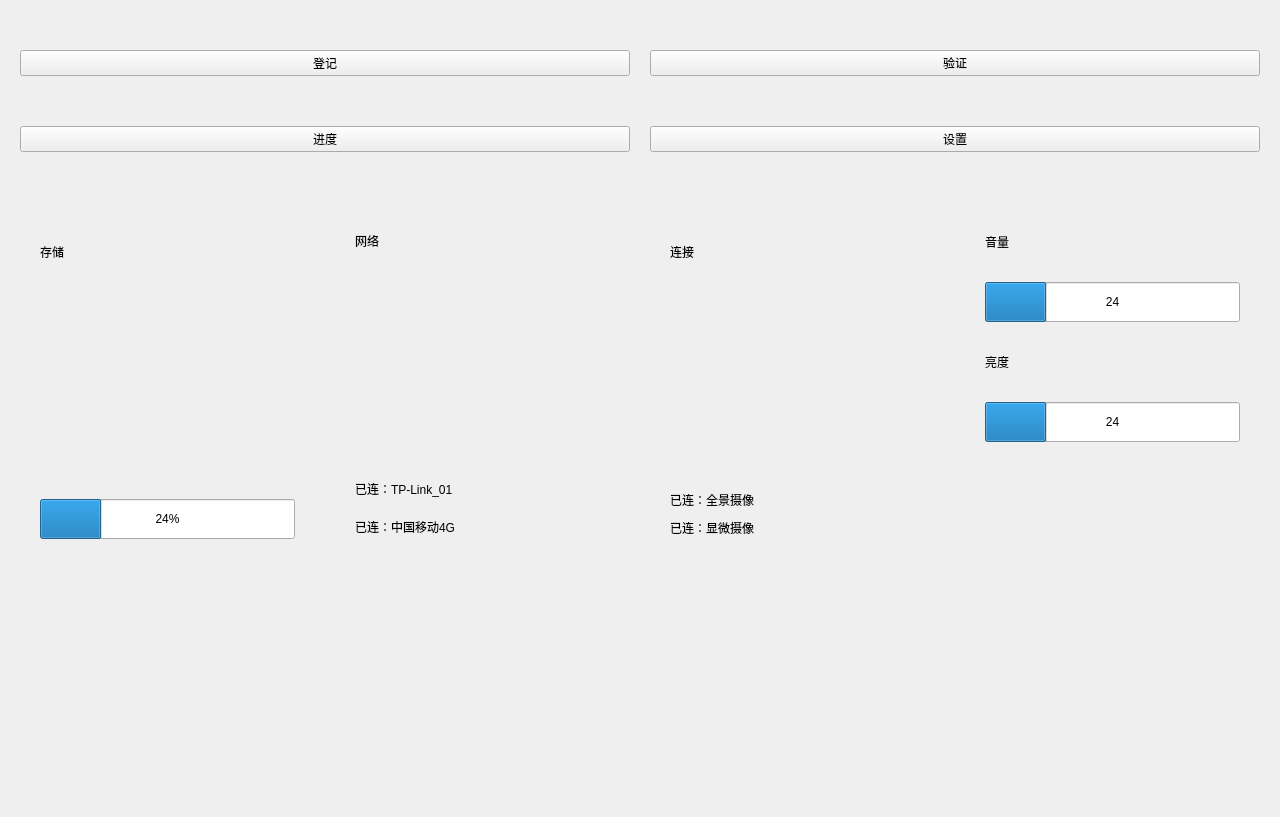
<?xml version="1.0" encoding="UTF-8"?>
<ui version="4.0">
 <class>WgtHomeClass</class>
 <widget class="QWidget" name="WgtHomeClass">
  <property name="geometry">
   <rect>
    <x>0</x>
    <y>0</y>
    <width>1280</width>
    <height>817</height>
   </rect>
  </property>
  <property name="minimumSize">
   <size>
    <width>0</width>
    <height>0</height>
   </size>
  </property>
  <property name="maximumSize">
   <size>
    <width>16777215</width>
    <height>16777215</height>
   </size>
  </property>
  <property name="windowTitle">
   <string>WgtHome</string>
  </property>
  <layout class="QGridLayout" name="gridLayout">
   <property name="leftMargin">
    <number>20</number>
   </property>
   <property name="topMargin">
    <number>50</number>
   </property>
   <property name="rightMargin">
    <number>20</number>
   </property>
   <property name="bottomMargin">
    <number>50</number>
   </property>
   <property name="horizontalSpacing">
    <number>20</number>
   </property>
   <property name="verticalSpacing">
    <number>50</number>
   </property>
   <item row="0" column="0" colspan="2">
    <widget class="QPushButton" name="pushButtonReg">
     <property name="minimumSize">
      <size>
       <width>0</width>
       <height>0</height>
      </size>
     </property>
     <property name="maximumSize">
      <size>
       <width>16777215</width>
       <height>16777215</height>
      </size>
     </property>
     <property name="contextMenuPolicy">
      <enum>Qt::ContextMenuPolicy::NoContextMenu</enum>
     </property>
     <property name="layoutDirection">
      <enum>Qt::LayoutDirection::LeftToRight</enum>
     </property>
     <property name="text">
      <string>登记</string>
     </property>
     <property name="icon">
      <iconset resource="../rc/main.qrc">
       <normaloff>:/image/register.png</normaloff>:/image/register.png</iconset>
     </property>
     <property name="iconSize">
      <size>
       <width>250</width>
       <height>150</height>
      </size>
     </property>
    </widget>
   </item>
   <item row="0" column="2" colspan="2">
    <widget class="QPushButton" name="pushButtonVerify">
     <property name="minimumSize">
      <size>
       <width>0</width>
       <height>0</height>
      </size>
     </property>
     <property name="maximumSize">
      <size>
       <width>16777215</width>
       <height>16777215</height>
      </size>
     </property>
     <property name="contextMenuPolicy">
      <enum>Qt::ContextMenuPolicy::NoContextMenu</enum>
     </property>
     <property name="layoutDirection">
      <enum>Qt::LayoutDirection::LeftToRight</enum>
     </property>
     <property name="text">
      <string>验证</string>
     </property>
     <property name="icon">
      <iconset resource="../rc/main.qrc">
       <normaloff>:/image/validate.png</normaloff>:/image/validate.png</iconset>
     </property>
     <property name="iconSize">
      <size>
       <width>250</width>
       <height>150</height>
      </size>
     </property>
    </widget>
   </item>
   <item row="1" column="0" colspan="2">
    <widget class="QPushButton" name="pushButtonProgress">
     <property name="minimumSize">
      <size>
       <width>0</width>
       <height>0</height>
      </size>
     </property>
     <property name="maximumSize">
      <size>
       <width>16777215</width>
       <height>16777215</height>
      </size>
     </property>
     <property name="contextMenuPolicy">
      <enum>Qt::ContextMenuPolicy::NoContextMenu</enum>
     </property>
     <property name="layoutDirection">
      <enum>Qt::LayoutDirection::LeftToRight</enum>
     </property>
     <property name="text">
      <string>进度</string>
     </property>
     <property name="icon">
      <iconset resource="../rc/main.qrc">
       <normaloff>:/image/pace.png</normaloff>:/image/pace.png</iconset>
     </property>
     <property name="iconSize">
      <size>
       <width>250</width>
       <height>150</height>
      </size>
     </property>
    </widget>
   </item>
   <item row="1" column="2" colspan="2">
    <widget class="QPushButton" name="pushButtonSet">
     <property name="minimumSize">
      <size>
       <width>0</width>
       <height>0</height>
      </size>
     </property>
     <property name="maximumSize">
      <size>
       <width>16777215</width>
       <height>16777215</height>
      </size>
     </property>
     <property name="contextMenuPolicy">
      <enum>Qt::ContextMenuPolicy::NoContextMenu</enum>
     </property>
     <property name="layoutDirection">
      <enum>Qt::LayoutDirection::LeftToRight</enum>
     </property>
     <property name="text">
      <string>设置</string>
     </property>
     <property name="icon">
      <iconset resource="../rc/main.qrc">
       <normaloff>:/image/setting.png</normaloff>:/image/setting.png</iconset>
     </property>
     <property name="iconSize">
      <size>
       <width>250</width>
       <height>150</height>
      </size>
     </property>
    </widget>
   </item>
   <item row="2" column="0">
    <widget class="QWidget" name="widgetSave" native="true">
     <property name="minimumSize">
      <size>
       <width>0</width>
       <height>0</height>
      </size>
     </property>
     <property name="maximumSize">
      <size>
       <width>16777215</width>
       <height>16777215</height>
      </size>
     </property>
     <layout class="QVBoxLayout" name="verticalLayout">
      <property name="spacing">
       <number>20</number>
      </property>
      <property name="leftMargin">
       <number>20</number>
      </property>
      <property name="topMargin">
       <number>30</number>
      </property>
      <property name="rightMargin">
       <number>20</number>
      </property>
      <property name="bottomMargin">
       <number>20</number>
      </property>
      <item>
       <widget class="QLabel" name="label">
        <property name="minimumSize">
         <size>
          <width>0</width>
          <height>40</height>
         </size>
        </property>
        <property name="text">
         <string>存储</string>
        </property>
       </widget>
      </item>
      <item>
       <spacer name="verticalSpacer_2">
        <property name="orientation">
         <enum>Qt::Orientation::Vertical</enum>
        </property>
        <property name="sizeHint" stdset="0">
         <size>
          <width>20</width>
          <height>40</height>
         </size>
        </property>
       </spacer>
      </item>
      <item>
       <widget class="QProgressBar" name="progressBarMemory">
        <property name="minimumSize">
         <size>
          <width>0</width>
          <height>40</height>
         </size>
        </property>
        <property name="maximumSize">
         <size>
          <width>16777215</width>
          <height>80</height>
         </size>
        </property>
        <property name="value">
         <number>24</number>
        </property>
        <property name="alignment">
         <set>Qt::AlignmentFlag::AlignRight|Qt::AlignmentFlag::AlignTrailing|Qt::AlignmentFlag::AlignVCenter</set>
        </property>
       </widget>
      </item>
      <item>
       <spacer name="verticalSpacer">
        <property name="orientation">
         <enum>Qt::Orientation::Vertical</enum>
        </property>
        <property name="sizeHint" stdset="0">
         <size>
          <width>20</width>
          <height>40</height>
         </size>
        </property>
       </spacer>
      </item>
      <item>
       <spacer name="horizontalSpacer">
        <property name="orientation">
         <enum>Qt::Orientation::Horizontal</enum>
        </property>
        <property name="sizeHint" stdset="0">
         <size>
          <width>40</width>
          <height>1</height>
         </size>
        </property>
       </spacer>
      </item>
     </layout>
    </widget>
   </item>
   <item row="2" column="1">
    <widget class="QWidget" name="widgetNet" native="true">
     <property name="minimumSize">
      <size>
       <width>0</width>
       <height>0</height>
      </size>
     </property>
     <property name="maximumSize">
      <size>
       <width>16777215</width>
       <height>16777215</height>
      </size>
     </property>
     <layout class="QVBoxLayout" name="verticalLayout_2">
      <property name="spacing">
       <number>20</number>
      </property>
      <property name="leftMargin">
       <number>20</number>
      </property>
      <property name="topMargin">
       <number>30</number>
      </property>
      <property name="rightMargin">
       <number>20</number>
      </property>
      <property name="bottomMargin">
       <number>20</number>
      </property>
      <item>
       <widget class="QLabel" name="label_2">
        <property name="minimumSize">
         <size>
          <width>0</width>
          <height>0</height>
         </size>
        </property>
        <property name="text">
         <string>网络</string>
        </property>
       </widget>
      </item>
      <item>
       <spacer name="verticalSpacer_3">
        <property name="orientation">
         <enum>Qt::Orientation::Vertical</enum>
        </property>
        <property name="sizeHint" stdset="0">
         <size>
          <width>20</width>
          <height>40</height>
         </size>
        </property>
       </spacer>
      </item>
      <item>
       <widget class="QLabel" name="labelWifi">
        <property name="text">
         <string>已连：TP-Link_01</string>
        </property>
       </widget>
      </item>
      <item>
       <widget class="QLabel" name="label4g">
        <property name="text">
         <string>已连：中国移动4G</string>
        </property>
       </widget>
      </item>
      <item>
       <spacer name="verticalSpacer_4">
        <property name="orientation">
         <enum>Qt::Orientation::Vertical</enum>
        </property>
        <property name="sizeHint" stdset="0">
         <size>
          <width>20</width>
          <height>40</height>
         </size>
        </property>
       </spacer>
      </item>
      <item>
       <spacer name="horizontalSpacer_2">
        <property name="orientation">
         <enum>Qt::Orientation::Horizontal</enum>
        </property>
        <property name="sizeHint" stdset="0">
         <size>
          <width>40</width>
          <height>1</height>
         </size>
        </property>
       </spacer>
      </item>
     </layout>
    </widget>
   </item>
   <item row="2" column="2">
    <widget class="QWidget" name="widgetDevice" native="true">
     <property name="minimumSize">
      <size>
       <width>0</width>
       <height>0</height>
      </size>
     </property>
     <property name="maximumSize">
      <size>
       <width>16777215</width>
       <height>16777215</height>
      </size>
     </property>
     <layout class="QVBoxLayout" name="verticalLayout_3">
      <property name="spacing">
       <number>10</number>
      </property>
      <property name="leftMargin">
       <number>20</number>
      </property>
      <property name="topMargin">
       <number>30</number>
      </property>
      <property name="rightMargin">
       <number>20</number>
      </property>
      <property name="bottomMargin">
       <number>20</number>
      </property>
      <item>
       <widget class="QLabel" name="label_3">
        <property name="minimumSize">
         <size>
          <width>0</width>
          <height>40</height>
         </size>
        </property>
        <property name="text">
         <string>连接</string>
        </property>
       </widget>
      </item>
      <item>
       <spacer name="verticalSpacer_5">
        <property name="orientation">
         <enum>Qt::Orientation::Vertical</enum>
        </property>
        <property name="sizeHint" stdset="0">
         <size>
          <width>20</width>
          <height>40</height>
         </size>
        </property>
       </spacer>
      </item>
      <item>
       <widget class="QLabel" name="labelUSBCamera">
        <property name="text">
         <string>已连：全景摄像</string>
        </property>
       </widget>
      </item>
      <item>
       <widget class="QLabel" name="labelNetCamera">
        <property name="text">
         <string>已连：显微摄像</string>
        </property>
       </widget>
      </item>
      <item>
       <spacer name="verticalSpacer_6">
        <property name="orientation">
         <enum>Qt::Orientation::Vertical</enum>
        </property>
        <property name="sizeHint" stdset="0">
         <size>
          <width>20</width>
          <height>40</height>
         </size>
        </property>
       </spacer>
      </item>
      <item>
       <spacer name="horizontalSpacer_3">
        <property name="orientation">
         <enum>Qt::Orientation::Horizontal</enum>
        </property>
        <property name="sizeHint" stdset="0">
         <size>
          <width>40</width>
          <height>1</height>
         </size>
        </property>
       </spacer>
      </item>
     </layout>
    </widget>
   </item>
   <item row="2" column="3">
    <widget class="QWidget" name="widgetSys" native="true">
     <property name="minimumSize">
      <size>
       <width>0</width>
       <height>0</height>
      </size>
     </property>
     <property name="maximumSize">
      <size>
       <width>16777215</width>
       <height>16777215</height>
      </size>
     </property>
     <layout class="QVBoxLayout" name="verticalLayout_4">
      <property name="spacing">
       <number>20</number>
      </property>
      <property name="leftMargin">
       <number>20</number>
      </property>
      <property name="topMargin">
       <number>20</number>
      </property>
      <property name="rightMargin">
       <number>20</number>
      </property>
      <property name="bottomMargin">
       <number>20</number>
      </property>
      <item>
       <widget class="QLabel" name="label_4">
        <property name="minimumSize">
         <size>
          <width>0</width>
          <height>40</height>
         </size>
        </property>
        <property name="text">
         <string>音量</string>
        </property>
       </widget>
      </item>
      <item>
       <widget class="QProgressBar" name="progressBarSound">
        <property name="minimumSize">
         <size>
          <width>0</width>
          <height>40</height>
         </size>
        </property>
        <property name="maximumSize">
         <size>
          <width>16777215</width>
          <height>80</height>
         </size>
        </property>
        <property name="value">
         <number>24</number>
        </property>
        <property name="alignment">
         <set>Qt::AlignmentFlag::AlignRight|Qt::AlignmentFlag::AlignTrailing|Qt::AlignmentFlag::AlignVCenter</set>
        </property>
        <property name="format">
         <string>%p</string>
        </property>
       </widget>
      </item>
      <item>
       <widget class="QLabel" name="label_5">
        <property name="minimumSize">
         <size>
          <width>0</width>
          <height>40</height>
         </size>
        </property>
        <property name="text">
         <string>亮度</string>
        </property>
       </widget>
      </item>
      <item>
       <widget class="QProgressBar" name="progressBarBrightness">
        <property name="minimumSize">
         <size>
          <width>0</width>
          <height>40</height>
         </size>
        </property>
        <property name="maximumSize">
         <size>
          <width>16777215</width>
          <height>80</height>
         </size>
        </property>
        <property name="value">
         <number>24</number>
        </property>
        <property name="alignment">
         <set>Qt::AlignmentFlag::AlignRight|Qt::AlignmentFlag::AlignTrailing|Qt::AlignmentFlag::AlignVCenter</set>
        </property>
        <property name="format">
         <string>%p</string>
        </property>
       </widget>
      </item>
      <item>
       <spacer name="horizontalSpacer_4">
        <property name="orientation">
         <enum>Qt::Orientation::Horizontal</enum>
        </property>
        <property name="sizeHint" stdset="0">
         <size>
          <width>40</width>
          <height>1</height>
         </size>
        </property>
       </spacer>
      </item>
      <item>
       <spacer name="verticalSpacer_7">
        <property name="orientation">
         <enum>Qt::Orientation::Vertical</enum>
        </property>
        <property name="sizeHint" stdset="0">
         <size>
          <width>20</width>
          <height>40</height>
         </size>
        </property>
       </spacer>
      </item>
     </layout>
    </widget>
   </item>
  </layout>
 </widget>
 <layoutdefault spacing="6" margin="11"/>
 <resources>
  <include location="../rc/main.qrc"/>
 </resources>
 <connections/>
</ui>
